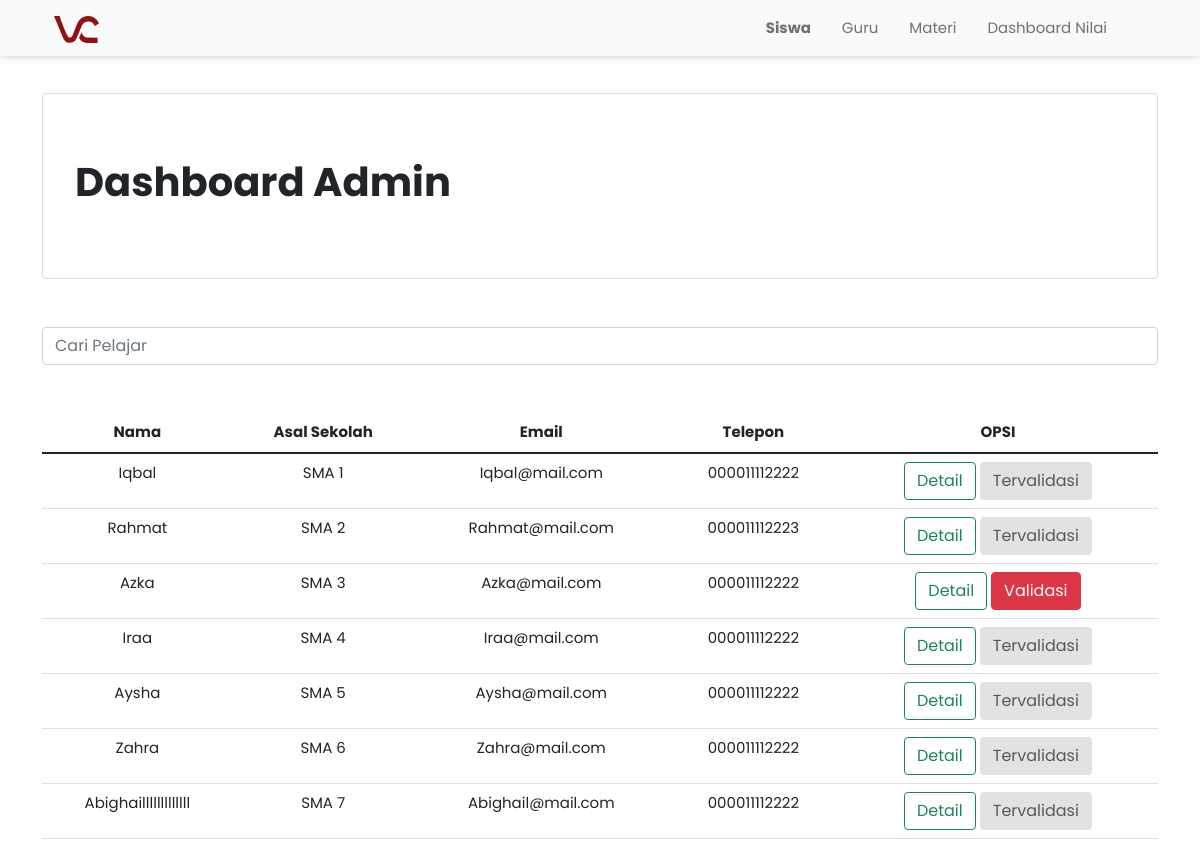
Page /admin/admin.php (signed in) on the earlier database version.
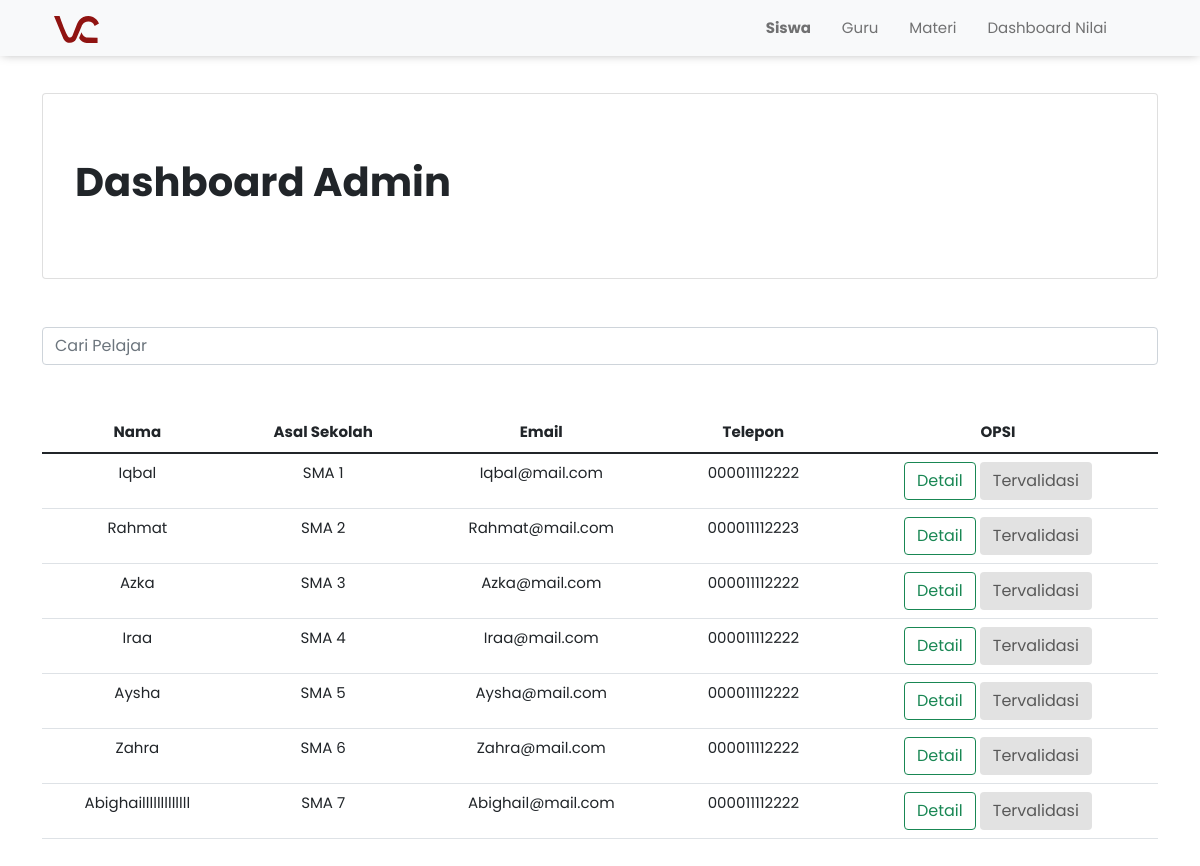
Same page on the later database version.
### tables this page shows
CREATE TABLE `siswa` (
  `id_siswa` int(11) NOT NULL,
  `nama_siswa` varchar(255) NOT NULL,
  `asal_sekolah` varchar(100) NOT NULL,
  `jk` enum('Perempuan','Laki-Laki') NOT NULL,
  `kelas` varchar(10) NOT NULL,
  `email` varchar(100) NOT NULL,
  `telepon` varchar(13) NOT NULL,
  `password` varchar(50) NOT NULL,
  `kartu_pelajar` varchar(255) NOT NULL,
  `validated` tinyint(1) NOT NULL
);

### admin/admin.php (the view, shortened to what this page needs)
<?php
    include '../conn.php';
	$siswa = mysqli_query($conn, 'SELECT * FROM siswa');
?>
<!doctype html>
<html lang="en">
<head>
	<link href="https://cdn.jsdelivr.net/npm/bootstrap@5.1.3/dist/css/bootstrap.min.css" rel="stylesheet">
	<link rel="stylesheet" href="../assets/css/style.css">
</head>
<body>
	<nav class="navbar navbar-expand-lg navbar-light bg-light fixed-top" style="box-shadow: 0px 0px 10px -2px rgba(0,0,0,0.35);">
		<div class="container ps-4 pe-4">
			<a class="navbar-brand" href="#">
                <img src="../assets/img/virtuclass_logo.svg" width="15%" alt="virtuclass-logo">
            </a>
			<div class="collapse navbar-collapse" id="navbarNav">
				<ul class="navbar-nav ms-auto">
                    <li class="nav-item">
						<a class="nav-link" href="admin.php"><b>Siswa</b>&emsp;</a>
					</li>
					<li class="nav-item">
						<a class="nav-link" href="mgmt_guru.php">Guru&emsp;</a>
					</li>
					<li class="nav-item">
						<a class="nav-link" href="uploadMateri.php">Materi&emsp;</a>
					</li>
					<li class="nav-item">
						<a class="nav-link" href="dashboard.php">Dashboard Nilai&emsp;</a>
					</li>
					<li class="nav-item">
						<a class="nav-link" href="../logout.php"><span class="iconify-inline" data-icon="carbon:logout"></span></a>
					</li>
				</ul>
			</div>
		</div>
	</nav>
	<br><br>
	<div class="container mt-5">
		<div class="card">
            <div class="card-body">
                <div class="container p-5 ps-3">
                    <h1>
                        <b> Dashboard Admin </b>
                    </h1>
                </div>
            </div>
		</div>
		<input type="text" id="search" class="form-control mt-5" placeholder="Cari Pelajar">
		<div style="overflow-x:auto;">
			<table class="table mt-5" style="text-align: center;">
				<thead>
					<tr>
						<th>Nama</th>
						<th>Asal Sekolah</th>
						<th>Email</th>
						<th>Telepon</th>
						<th>OPSI</th>
					</tr>
				</thead>
				<tbody id="tampil">
					<?php foreach ($siswa as $datasiswa) { ?>
						<tr>
							<td><?php echo $datasiswa['nama_siswa'] ?> </td>
							<td><?php echo $datasiswa['asal_sekolah'] ?> </td>
							<td><?php echo $datasiswa['email'] ?> </td>
							<td><?php echo $datasiswa['telepon'] ?> </td>
							<td>
								<a href="detail.php?id_siswa=<?php echo $datasiswa['id_siswa']; ?>" class="btn btn-outline-success" data-bs-toggle="modal" data-bs-target="#exampleModal-<?php echo $datasiswa['id_siswa']; ?>">Detail</a>
								<?php if ($datasiswa['validated'] == "1") { ?>
									<a href="acc.php?id_siswa=<?php echo $datasiswa['id_siswa']; ?>" class="btn disabled" style="background-color: lightgrey; color: black;">Tervalidasi</a>
								<?php } else { ?>
									<a href="acc.php?id_siswa=<?php echo $datasiswa['id_siswa']; ?>" class="btn btn-danger">Validasi</a>
								<?php } ?>
							</td>
						</tr>
					<?php } ?>
				</tbody>
			</table>
		</div>
	</div>
	<br><br><br>
</body>
</html>

### assets/css/style.css (style rules this page uses)
body { margin: 0; padding: 0; box-sizing: border-box; font-family: 'Poppins', sans-serif; font-size: 15px; }
a { text-decoration: none; }

Differences in the rows shown:
changed siswa "Azka": validated "Validasi" → "Tervalidasi"
